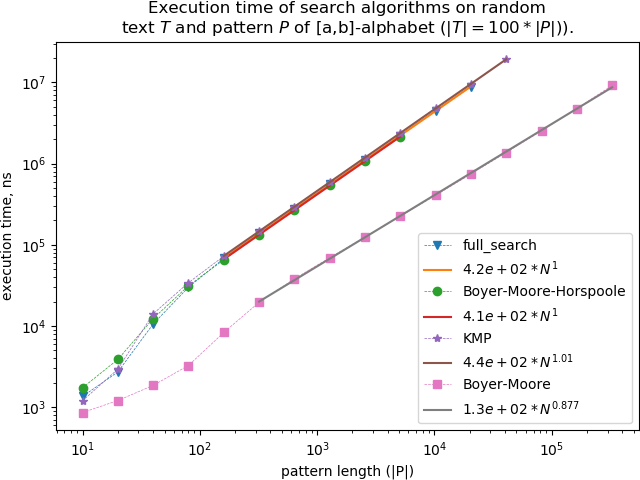

This chart was generated by the following Python code:
from plot_tools import *

fig, ax = plt.subplots()

fname = "build/string_search/small_alph.log"
(n, t) = plot_data_f(fname, ax, 'full_search', 'v')
part = n > 1e2
plot_fit_log_log(n[part], t[part], ax)

fname = "build/string_search/22_boyer_moore/bmh_small_alph.log"
(n, t) = plot_data_f(fname, ax, 'Boyer-Moore-Horspoole', 'o')
part = n > 1e2
plot_fit_log_log(n[part], t[part], ax)

fname = "build/string_search/24_kmp/small_alph_imp_1.log"
(n, t) = plot_data_f(fname, ax, 'KMP', '*')
part = n > 1e2
plot_fit_log_log(n[part], t[part], ax)

fname = "build/string_search/22_boyer_moore/bm_small_alph.log"
(n, t) = plot_data_f(fname, ax, 'Boyer-Moore', 's')
part = n > 3e2
plot_fit_log_log(n[part], t[part], ax)

ax.set_xscale('log')
ax.set_yscale('log')
ax.set_xlabel('pattern length (|P|)')
ax.set_ylabel('execution time, ns')
ax.set_title('Execution time of search algorithms on random\n'
             'text $T$ and pattern $P$ of [a,b]-alphabet ($|T| = 100*|P|$)).')
plt.tight_layout(pad=0.1)
ax.legend()
plt.show(block=False)

plt.savefig("string_search/report/small_alphabet.png")
